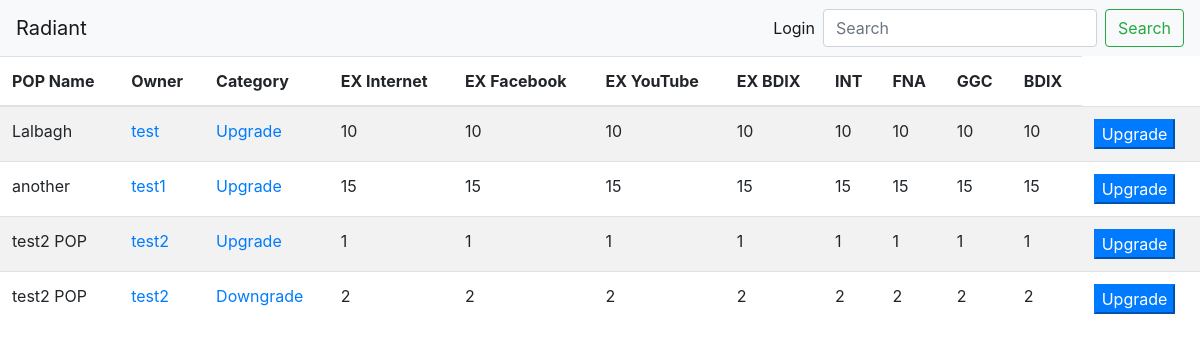
Page /request/ on the committed database.
### bandwidth/models.py (models this page shows, shortened)
class article(models.Model):
    article_author = models.ForeignKey(author, on_delete=models.CASCADE)
    pop_name = models.CharField(max_length = 150)
    category = models.ForeignKey(category, on_delete=models.CASCADE)
    Existing_Internet = models.IntegerField()
    Existing_Facebook = models.IntegerField()
    Existing_YouTube = models.IntegerField()
    Existing_BDInternet = models.IntegerField()
    Upgrade_Internet = models.IntegerField()
    Upgrade_Facebook = models.IntegerField()
    Upgrade_YouTube = models.IntegerField()
    Upgrade_BDInternet = models.IntegerField()
    data_show = models.BooleanField(default=False)
    add_date = models.DateTimeField(auto_now=False, auto_now_add=True)

class author(models.Model):
    name = models.ForeignKey(User, on_delete=models.CASCADE)
    profile_pic = models.FileField()
    details = models.TextField()
    email = models.EmailField()

class category(models.Model):
    name = models.CharField(max_length = 150)
    def __str__(self):
        return self.name

### bandwidth/views.py (the view)
# urls.py: path('request/', getRequest, name="request"),
def getRequest(request):
    post = article.objects.all()
    context = {
        "post":post,
    }
    return render(request, 'request.html',context)

### templates/request.html
{% extends 'base.html' %}
{% load static %}
{% block body %}
<table class="table table-striped">
    <thead>
      <tr>
        <th scope="col">POP Name</th>
        <th scope="col">Owner</th>
        <th scope="col">Category</th>
        <th scope="col"> EX Internet</th>
        <th scope="col"> EX Facebook</th>
        <th scope="col">EX YouTube</th>
        <th scope="col">EX BDIX</th>
        <th scope="col"> INT</th>
        <th scope="col"> FNA </th>
        <th scope="col">GGC</th>
        <th scope="col">BDIX</th>
      </tr>
    </thead>
    <tbody>
        {% for p in post %}
      <tr>
        <td>{{ p.pop_name }}</td>
        <td><a href="{% url 'author' name=p.article_author.name.username %}">{{ p.article_author.name }}</a></td>
        <td><a href="{% url 'topic' name=p.category.name %}">{{ p.category }}</a></td>
        <td>{{ p.Existing_Internet }}</td>
        <td>{{ p.Existing_Facebook }}</td>
        <td>{{ p.Existing_YouTube }}</td>
        <td>{{ p.Existing_BDInternet }}</td>
        <td>{{ p.Upgrade_Internet }}</td>
        <td>{{ p.Upgrade_Facebook }}</td>
        <td>{{ p.Upgrade_YouTube }}</td>
        <td>{{ p.Upgrade_BDInternet }}</td>
        <td><a href="{% url 'update' id=p.pk %}"><button class="btn-primary">Upgrade</button></a></td>
      </tr>
      {% endfor %}
    </tbody>
  </table>
{% endblock %}

### templates/base.html (shortened to what this page needs)
<!doctype html>
<html lang="en">
  <head>
    {% load static %}
    <link rel="stylesheet" href="https://cdn.jsdelivr.net/npm/bootstrap@4.6.0/dist/css/bootstrap.min.css">
  </head>
  <body>
    <nav class="navbar navbar-expand-lg navbar-light bg-light">
        <a class="navbar-brand" href="#">Radiant</a>
        <div class="collapse navbar-collapse" id="navbarSupportedContent">
          <ul class="navbar-nav ml-auto">
            {% if request.user.is_authenticated %}
              {% if request.user.is_staff or request.user.is_superuser %}
              <li class="nav-item active">
                <a class="nav-link" href="{% url 'index' %}">Home <span class="sr-only">(current)</span></a>
              </li>
              <li class="nav-item active">
                <a class="nav-link" href="{% url 'request' %}">All Request <span class="sr-only">(current)</span></a>
              </li>
              {% endif %}
            <li class="nav-item active">
              <a class="nav-link" href="{% url 'profile' %}">Profile <span class="sr-only">(current)</span></a>
            </li>
            <li class="nav-item active">
              <a class="nav-link" href="{% url 'logout' %}">Logout <span class="sr-only">(current)</span></a>
            </li>
            {% else %}
            <li class="nav-item active">
              <a class="nav-link" href="{% url 'login' %}">Login <span class="sr-only">(current)</span></a>
            </li>
            {% endif %}
          </ul>
          <form class="form-inline my-2 my-lg-0" action="" method="GET">
            <input class="form-control mr-sm-2" type="search" name="q" placeholder="Search" aria-label="Search">
            <button class="btn btn-outline-success my-2 my-sm-0" type="submit">Search</button>
          </form>
        </div>
      </nav>
      {% block body %}
      {% endblock %}
  </body>
</html>

### rows in the picture
article: pop_name "Lalbagh", article_author.name "test", category "Upgrade", Existing_Internet "10", Existing_Facebook "10", Existing_YouTube "10", Existing_BDInternet "10", Upgrade_Internet "10", Upgrade_Facebook "10", Upgrade_YouTube "10", Upgrade_BDInternet "10"
article: pop_name "another", article_author.name "test1", category "Upgrade", Existing_Internet "15", Existing_Facebook "15", Existing_YouTube "15", Existing_BDInternet "15", Upgrade_Internet "15", Upgrade_Facebook "15", Upgrade_YouTube "15", Upgrade_BDInternet "15"
article: pop_name "test2 POP", article_author.name "test2", category "Upgrade", Existing_Internet "1", Existing_Facebook "1", Existing_YouTube "1", Existing_BDInternet "1", Upgrade_Internet "1", Upgrade_Facebook "1", Upgrade_YouTube "1", Upgrade_BDInternet "1"
article: pop_name "test2 POP", article_author.name "test2", category "Downgrade", Existing_Internet "2", Existing_Facebook "2", Existing_YouTube "2", Existing_BDInternet "2", Upgrade_Internet "2", Upgrade_Facebook "2", Upgrade_YouTube "2", Upgrade_BDInternet "2"
